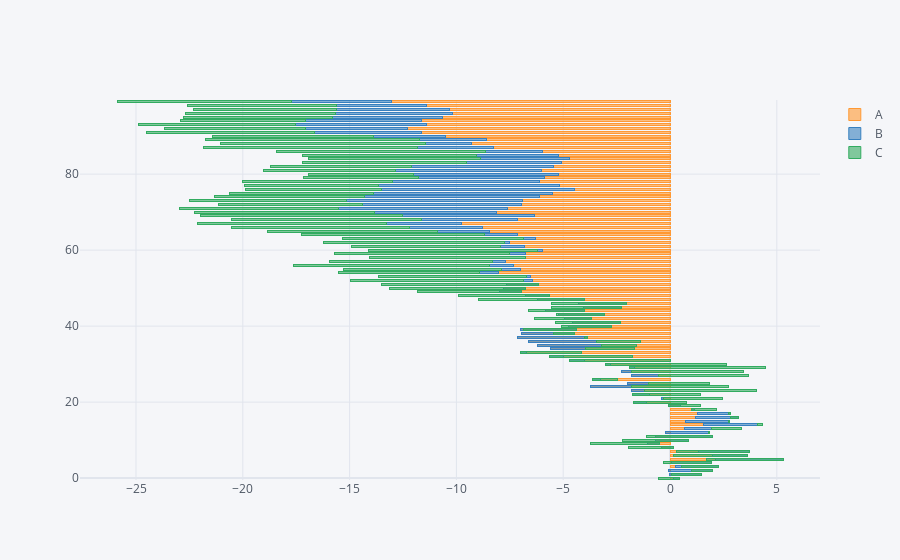

Source (notebook cell):
### Code cell
df.iplot(kind = 'barh', bargap=0.5, barmode='stack')
